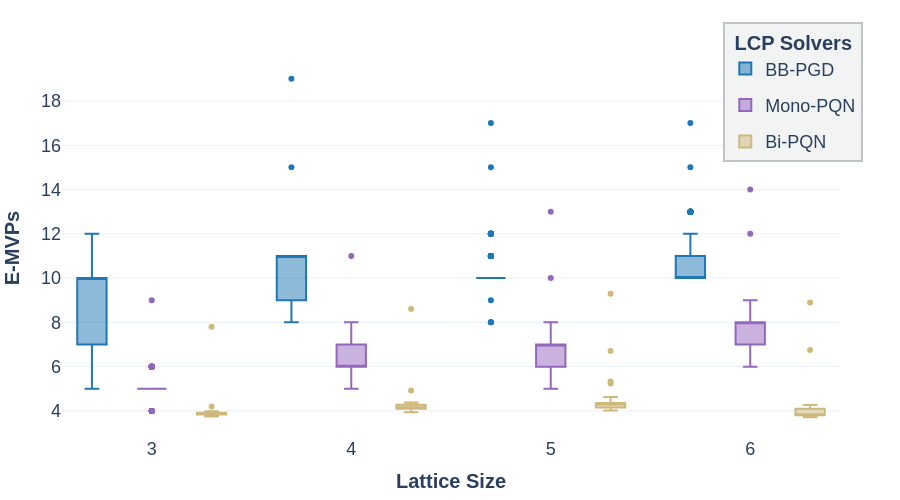

The notebook cell saved with this chart:
### Code cell
# from plotly.subplots import make_subplots
# fig = make_subplots(
#     rows=len(algo_names), cols=1, 
#     shared_xaxes=True, 
#     vertical_spacing=0.08,
#     subplot_titles=algo_names
# )
fig = go.Figure()
metric_name = 'emvp_cnts'

for ai, algo_name in enumerate(algo_names):
    x_data = retDic[algo_name]['lcp_sizes']
    y_data = retDic[algo_name][metric_name]
    unique_x = list(set(x_data))
    unique_x.sort()
    ix_for_each_x = [[i for i,xi in enumerate(x_data) if xi == xu] for xu in unique_x]
    y_for_each_x = []
    for ix in ix_for_each_x:
        y_for_each_x.append([y_data[i] for i in ix])
    for i, (xu,yu) in enumerate(zip(lattice_size, y_for_each_x)): 
        fig.add_trace(
            go.Box(
                x=[xu + .3*(ai - 1) for _ in yu],
                y=yu,
                line_color=name2Color[algo_name],
                fillcolor=name2FillColor[algo_name],
                # opacity=0.6,
                showlegend=i==0,
                legendgroup=algo_name,
                name=ALGO_TO_DISPLAY[algo_name]
            ),
            # row=ai+1, col=1
        )
fig.update_xaxes(
    tickmode='array',
    tickvals=lattice_size,
    # ticktext=['10 Units', '50 Units', '100 Units', '500 Units (Max)']
)
fig.update_layout(
    font=dict(
        family="Arial, sans-serif",
        size=18, # Increasing this from the default (12)
        # color="#2C3E50"
    ),
    title=dict(
        # text= "<b>Distribution of Effective MVPs vs Problem Size</b>",
        y= 0.95,           # Vertical position
        x= 0.5,            # Centered horizontally
        xanchor= 'center',
        yanchor= 'top',
        font= dict(
            family="Arial, sans-serif",
            size=24, 
            # color='#2C3E50'
        )
    ),
    legend=dict(
        title=dict(
            text = "<b>LCP Solvers</b>", # Legend Title
            side = 'top center',
            font = dict(
                family="Arial, sans-serif",
                size=20
            )
        ),
        bgcolor = "#F2F4F4",              # Same Gray Shade
        bordercolor = "#BDC3C7",          # Darker Gray Border
        borderwidth = 2,
        x = .85,                         # Position inside the plot
        y = 1.1,
        xanchor = 'left',
        yanchor = 'top'
    ),
    xaxis=dict(
        title=dict(
            text="<b>Lattice Size</b>",
            font=dict(
                family="Arial, sans-serif",
                size=20
            )
        )
    ),
    yaxis=dict(
        domain=[0,1],
        title=dict(
            text="<b>E-MVPs</b>",
            font=dict(
                family="Arial, sans-serif",
                size=20
            )
        )
    ),
    template="plotly_white",
    # violinmode='group'
    width=900, 
    height=500,
    margin=dict(t=60, b=60, l=60, r=60)
)

fig.write_image(os.path.join(FIG_DIR, "heroRuns_boxPlots.pdf"), scale=2)
fig.show()

### Figure 1 — Plotly figure (JSON) as saved in the notebook; plotly's stock layout.template omitted (floating-point values rounded to 4 significant figures; data arrays with more than 128 entries replaced by an {"elided": "..."} marker saying what was removed)
{"data": [{"fillcolor": "rgba(31, 119, 180, 0.5)", "legendgroup": "BB-PGD", "line": {"color": "#1f77b4"}, "name": "BB-PGD", "showlegend": true, "type": "box", "x": {"elided": "200 float values"}, "y": {"elided": "200 int values"}}, {"fillcolor": "rgba(31, 119, 180, 0.5)", "legendgroup": "BB-PGD", "line": {"color": "#1f77b4"}, "name": "BB-PGD", "showlegend": false, "type": "box", "x": {"elided": "200 float values"}, "y": {"elided": "200 int values"}}, {"fillcolor": "rgba(31, 119, 180, 0.5)", "legendgroup": "BB-PGD", "line": {"color": "#1f77b4"}, "name": "BB-PGD", "showlegend": false, "type": "box", "x": {"elided": "200 float values"}, "y": {"elided": "200 int values"}}, {"fillcolor": "rgba(31, 119, 180, 0.5)", "legendgroup": "BB-PGD", "line": {"color": "#1f77b4"}, "name": "BB-PGD", "showlegend": false, "type": "box", "x": {"elided": "184 float values"}, "y": {"elided": "184 int values"}}, {"fillcolor": "rgba(148, 103, 189, 0.5)", "legendgroup": "Monofidelity PQN", "line": {"color": "#9467bd"}, "name": "Mono-PQN", "showlegend": true, "type": "box", "x": {"elided": "200 int values"}, "y": {"elided": "200 int values"}}, {"fillcolor": "rgba(148, 103, 189, 0.5)", "legendgroup": "Monofidelity PQN", "line": {"color": "#9467bd"}, "name": "Mono-PQN", "showlegend": false, "type": "box", "x": {"elided": "200 int values"}, "y": {"elided": "200 int values"}}, {"fillcolor": "rgba(148, 103, 189, 0.5)", "legendgroup": "Monofidelity PQN", "line": {"color": "#9467bd"}, "name": "Mono-PQN", "showlegend": false, "type": "box", "x": {"elided": "200 int values"}, "y": {"elided": "200 int values"}}, {"fillcolor": "rgba(148, 103, 189, 0.5)", "legendgroup": "Monofidelity PQN", "line": {"color": "#9467bd"}, "name": "Mono-PQN", "showlegend": false, "type": "box", "x": {"elided": "200 int values"}, "y": {"elided": "200 int values"}}, {"fillcolor": "rgba(207, 184, 124, 0.5)", "legendgroup": "B-PQN", "line": {"color": "#CFB87C"}, "name": "Bi-PQN", "showlegend": true, "type": "box", "x": {"elided": "200 float values"}, "y": {"elided": "200 float values"}}, {"fillcolor": "rgba(207, 184, 124, 0.5)", "legendgroup": "B-PQN", "line": {"color": "#CFB87C"}, "name": "Bi-PQN", "showlegend": false, "type": "box", "x": {"elided": "200 float values"}, "y": {"elided": "200 float values"}}, {"fillcolor": "rgba(207, 184, 124, 0.5)", "legendgroup": "B-PQN", "line": {"color": "#CFB87C"}, "name": "Bi-PQN", "showlegend": false, "type": "box", "x": {"elided": "200 float values"}, "y": {"elided": "200 float values"}}, {"fillcolor": "rgba(207, 184, 124, 0.5)", "legendgroup": "B-PQN", "line": {"color": "#CFB87C"}, "name": "Bi-PQN", "showlegend": false, "type": "box", "x": {"elided": "200 float values"}, "y": {"elided": "200 float values"}}], "layout": {"font": {"family": "Arial, sans-serif", "size": 18}, "height": 500, "legend": {"bgcolor": "#F2F4F4", "bordercolor": "#BDC3C7", "borderwidth": 2, "title": {"font": {"family": "Arial, sans-serif", "size": 20}, "side": "top center", "text": "<b>LCP Solvers</b>"}, "x": 0.85, "xanchor": "left", "y": 1.1, "yanchor": "top"}, "margin": {"b": 60, "l": 60, "r": 60, "t": 60}, "title": {"font": {"family": "Arial, sans-serif", "size": 24}, "x": 0.5, "xanchor": "center", "y": 0.95, "yanchor": "top"}, "width": 900, "xaxis": {"tickmode": "array", "tickvals": [3, 4, 5, 6], "title": {"font": {"family": "Arial, sans-serif", "size": 20}, "text": "<b>Lattice Size</b>"}}, "yaxis": {"domain": [0, 1], "title": {"font": {"family": "Arial, sans-serif", "size": 20}, "text": "<b>E-MVPs</b>"}}}}
